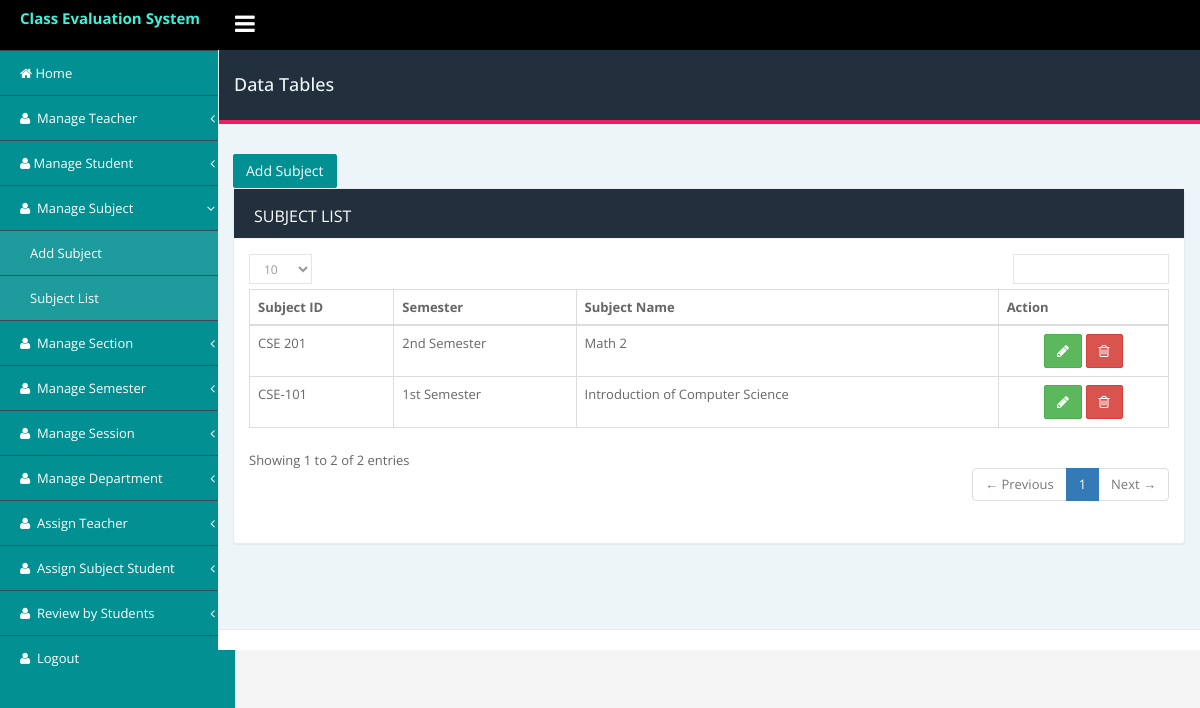
The app's page /admin/subject/subject_list.php (signed in) with its own data.
### tables this page shows
CREATE TABLE `subject` (
  `id` int(11) NOT NULL,
  `subject_id` varchar(150) DEFAULT NULL,
  `subject_name` varchar(255) NOT NULL,
  `semester` int(11) DEFAULT NULL,
  `status` tinyint(4) NOT NULL DEFAULT '1' COMMENT '1=active,0=inactive',
  `created_at` datetime NOT NULL,
  `updated_at` timestamp NOT NULL DEFAULT CURRENT_TIMESTAMP
);

CREATE TABLE `semester` (
  `id` int(11) NOT NULL,
  `semester_no` int(11) DEFAULT NULL,
  `semester_name` varchar(150) DEFAULT NULL,
  `status` tinyint(4) DEFAULT '1',
  `created_at` datetime DEFAULT NULL,
  `updated_at` timestamp NULL DEFAULT CURRENT_TIMESTAMP ON UPDATE CURRENT_TIMESTAMP
);

### admin/subject/subject_list.php (the view, shortened to what this page needs)
<?php include('../includes/db/connection_db.php');?>
<!DOCTYPE html>
<html lang="en">
    <head>
    <?php include('../includes/head_link.php');?>
    </head>
    <body class="fixed-top">
        <div id="wrapper">
           <?php include('../includes/nav_header.php');?>
            <div class="page-container">
                <?php include('../includes/left_sidebar.php');?>
                <div class="page-content-wrapper">
                     <div class="content-wrapper container">
                        <div class="row">
                            <div class="col-sm-12">
                                <div class="page-title">
                                    <div class="row">
                                        <h4 class="pull-left">Data Tables</h4>
                                    </div>
                                </div>
                            </div>
                        </div>
                        <a href="add_subject.php" class="btn btn-primary">Add Subject</a>
                        <div class="row">
                            <div class="col-md-12">
                                <div class="panel panel-card recent-activites">
                                    <div class="panel-heading">
                                       Subject List
                                    </div>
                                    <div class="panel-body">
                                        <div class="table-responsive">
                                            <table id="basic-datatables" class="table table-bordered">
                                                <thead>
                                                    <tr>
                                                        <th> Subject ID</th>
                                                        <th> Semester</th>
                                                        <th> Subject Name</th>
                                                        <th> Action</th>
                                                    </tr>
                                                </thead>
                                                <tbody>
                                                <?php
                                                $sql = "SELECT subject.*,semester_name from
                                                subject
                                                left join semester
                                                on semester.id=subject.semester
                                                where subject.status = 1
                                                order by subject.semester asc
                                                ";
                                                $result = $conn->query($sql);
                                                if ($result->num_rows > 0) {
                                                while($row = $result->fetch_assoc()) { ?>
                                                <tr>
                                                    <td><?php echo $row['subject_id'];?></td>
                                                    <td><?php echo $row['semester_name'];?></td>
                                                    <td><?php echo $row['subject_name'];?></td>
                                                    <td class="text-center">
                                                        <a href="update_subject.php?id=<?php echo $row['id']?>"class="btn btn-success">
                                                        <i class="fa fa-pencil"></i>
                                                        </a>
                                                        <a onclick="return confirm('Are you sure want to delete')" href="<?=$base?>/sql/delete_sql.php?delete=delete_subject&&id=<?php echo $row['id']?>" data-toggle="tooltip" title="" class="btn btn-danger" data-original-title="Delete">
                                                            <i class="fa fa-trash-o"></i>
                                                        </a>
                                                    </td>
                                                </tr>
                                                    <?php } } ?>
                                                </tbody>
                                            </table>
                                        </div>
                                    </div>
                                </div>
                            </div>
                        </div>
                    </div>
                   <?php include('../includes/footer.php');?>
            </div>
        </div>
    </body>
</html>

### admin/assets/css/style.css (style rules this page uses)
body { font-family: 'Open Sans', sans-serif; font-size: 13px; line-height: 1.42857143; color: #666; background-color: #f5f5f5; min-height: 100%; margin: 0px; padding: 0px; line-height: 24px; overflow-x: hidden; font-weight: 400; }
a { color: #3ff1d8; text-decoration: none; }
.table-responsive { min-height: .01%; overflow-x: hidden; }
.btn-primary { color: #fff; background-color: #36c6d3; border-color: #039092; }
.btn:not(.btn-raised).btn-primary, .input-group-btn .btn:not(.btn-raised).btn-primary { color: #fff; }
.panel { min-width:250px; }
.btn { text-transform: capitalize; font-weight: 400; letter-spacing: 0px; border-radius:2px; -webkit-border-radius: 2px; }
.btn-primary { background-color: #039092; }
.fixed-top .page-container { margin-top: 50px; }
.page-container { margin: 0; padding: 0; position: relative; }
.content-wrapper.container { width: 100%; }
.page-title { margin: 0px; margin-left: -14px; margin-right: -15px; padding-left: 30px; padding-right: 30px; padding-top: 15px; padding-bottom: 15px; margin-bottom: 30px; background-color: #222f3c; color:#eef5f9!important; border-bottom: 4px solid #E91E63; }
.content-wrapper.container { padding-bottom:45px; }
.page-content-wrapper { margin-left: 218px; margin-top: 0; min-height: 600px; background: #eef5f9; position: relative; }
.panel { border: 1px solid #e7ecf1!important; border-radius: 0px; }
.panel-heading { border-bottom: 1px solid #eef1f5; padding: 15px 20px 10px; border-top-left-radius: 0px; border-top-right-radius: 0px; font-size: 16px; text-transform:uppercase; }
[class*="panel-"] > .panel-heading { border: 0; border-bottom: 1px solid #eef1f5; background-color: #222f3c; color: #fff; }
.panel { margin-bottom: 20px; background-color: #fff; border: 1px solid transparent; border-radius: 4px; -webkit-box-shadow: 0 1px 1px rgba(0,0,0,.05); box-shadow: 0 1px 1px rgba(0,0,0,.05); }

### records on screen
subject: subject "CSE 201", semester.semester_name "2nd Semester", subject_name "Math 2"
subject: subject "CSE-101", semester.semester_name "1st Semester", subject_name "Introduction of Computer Science"
